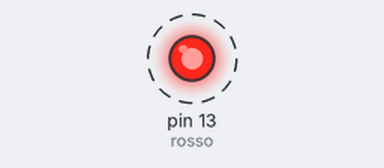
The sketch below on a simulated Arduino Uno, built with avr-gcc and run on an emulated ATmega328P. Parts: output pins drawn as LEDs (lit = HIGH). Dashed ring = blinking.

Above: at 0.5 s.
Timing chart, 0 to 4.6 s (numbered marks = the images above):
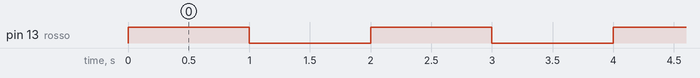

Measured:
- by itself, pin 13 (rosso): alternates HIGH for 1.0 s and LOW for 1.0 s

The sketch:

led_singolo1.ino
```cpp
// C++ code
//
int rosso=13;
void setup()
{
  pinMode(rosso, OUTPUT);
}

void loop()
{
  digitalWrite(rosso, HIGH);
  delay(1000); // Wait for 1000 millisecond(s)
  digitalWrite(rosso, LOW);
  delay(1000); // Wait for 1000 millisecond(s)
}
```
